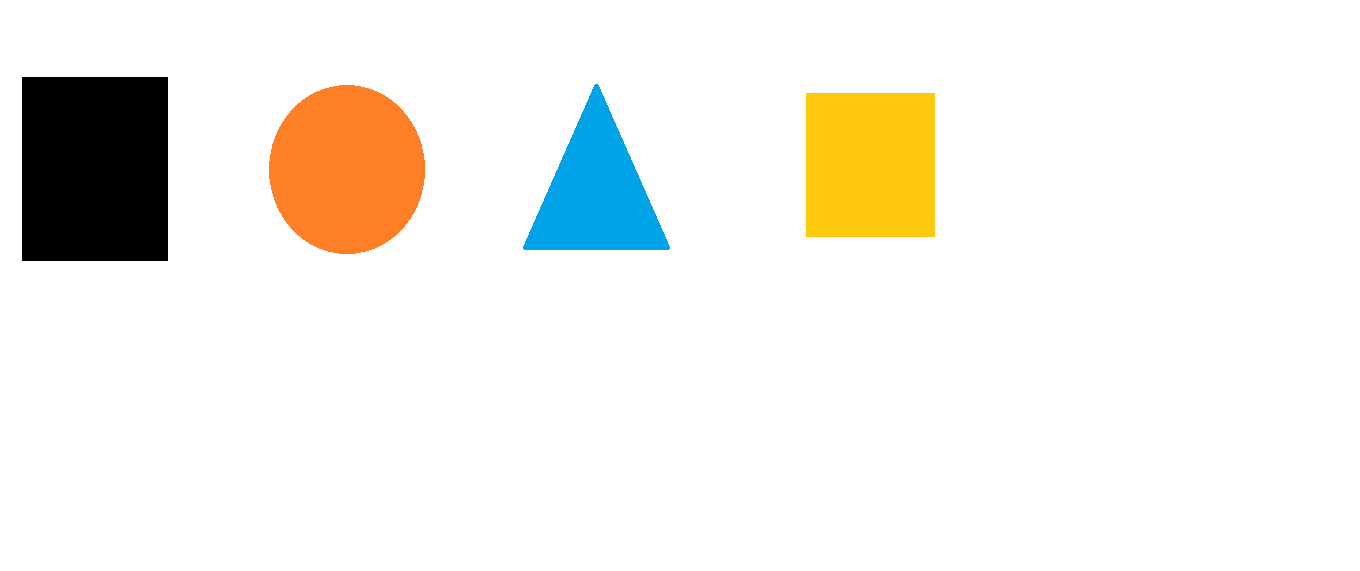
#> input picture Sorting_contours.png, 1360 x 571 px
$ python Advanced_contour_sorting.py   (older library calls are emulated)
#> lines starting #> are read from the running program, lines starting #| are printed output that depends on the picture; after the words box and inside, x2 and y2 are one past the last pixel; in counts of white or black regions, pixels touching at a corner belong together
import cv2
import numpy as np


def x_cord_contour(cnts):
    # returns the x-coordinate of contour centroid
    if cv2.contourArea(cnts) > 10:
        M = cv2.moments(cnts)
        return int(M["m00"]/M["m10"])


def label_contour(img, c, i):
    M = cv2.moments(c)
    cx = int(M["m10"]/M["m00"])
    cy = int(M["m01"]/M["m00"])
    cv2.circle(img, (cx, cy), 10, (0, 0, 255), -1)
    return img


img = cv2.imread("Sorting_contours.png")
#> img is the input picture: shape (571, 1360, 3); mean B, G, R 234.3, 240, 242
# cv2.imshow("Original image", img)
original_image = img.copy()

gray = cv2.cvtColor(img, cv2.COLOR_BGR2GRAY)

edged = cv2.Canny(gray, 50, 200)
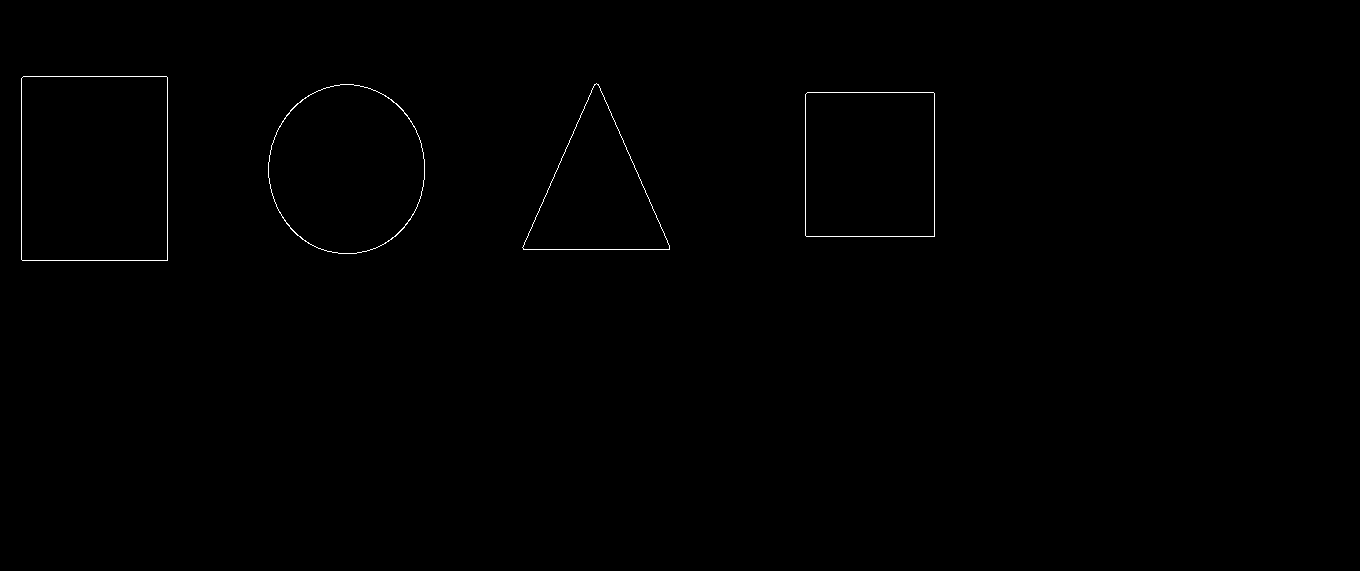
#> edged: shape (571, 1360); 0.28% white in thin lines or dots, all inside (x1, y1, x2, y2) = (21, 76, 935, 261)

(hierarchy, cnts, _) = cv2.findContours(edged.copy(), cv2.RETR_EXTERNAL, cv2.CHAIN_APPROX_NONE)
#> cnts = 4 contours; box (x1, y1, x2, y2) and area: (21, 76, 168, 261) 26861, (268, 84, 425, 254) 20723, (805, 92, 935, 237) 18573, (522, 83, 670, 250) 12610
# print("Number of contours found: "+str(len(cnts)))

cv2.drawContours(img, cnts, -1, (0, 255, 0), 3)
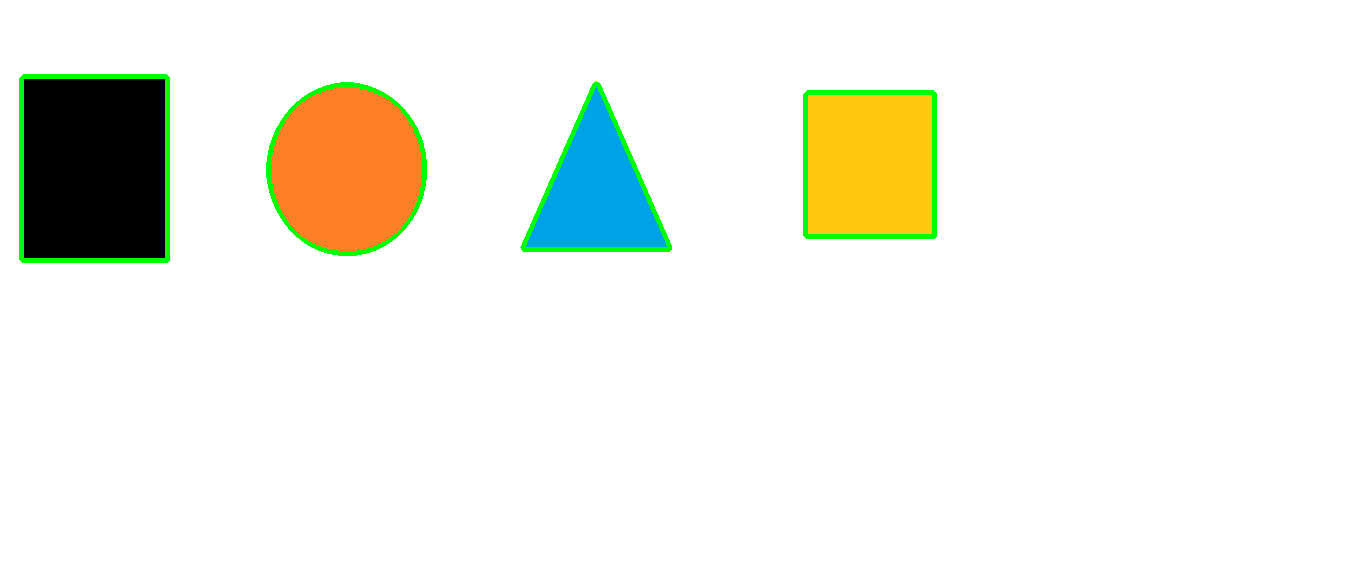
#> img: shape (571, 1360, 3); 1.38% of pixels changed, all inside (x1, y1, x2, y2) = (19, 74, 937, 263)

cv2.waitKey(0)

for i, c in enumerate(cnts):
    orig = label_contour(img, c, i)
#> this loop made 4 passes
#> (cx in label_contour, cy in label_contour) on passes 1 to 4: (869, 164), (346, 168), (595, 192), (94, 168)
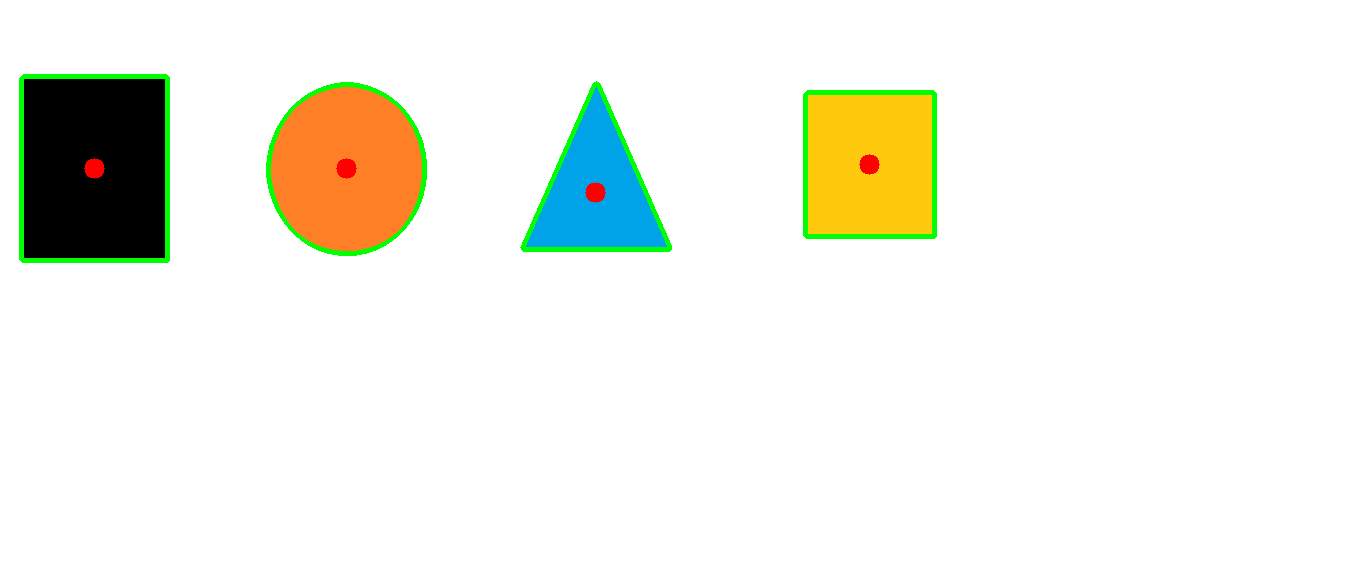
#> img: shape (571, 1360, 3); 0.16% of pixels changed, all inside (x1, y1, x2, y2) = (84, 154, 880, 203)

cv2.imshow("Contour Centers", img)
cv2.waitKey(0)

contours_left_to_right = sorted(cnts, key=x_cord_contour, reverse=False)
#> in x_cord_contour, `M = cv2.moments(cnts)`: M = moments, m00 18573, centre m10/m00, m01/m00 = (869.5, 164)
#> contours_left_to_right has the same summary as cnts

for i, c in enumerate(contours_left_to_right):
    cv2.drawContours(original_image, [c], -1, (0, 0, 255), 3)
    M = cv2.moments(c)
    cx = int(M["m10"] / M["m00"])
    cy = int(M["m01"] / M["m00"])
    cv2.putText(original_image, str(i+1), (cx, cy), cv2.FONT_HERSHEY_COMPLEX, 1, (0, 255, 0), 2)
    cv2.imshow("Left to Right", original_image)
    cv2.waitKey(0)
    (x, y, w, h) = cv2.boundingRect(c)

    cropped_contour = original_image[y:y+w, x:x+h]
    image_name = "Output Shape Number " + str(i+1) + ".jpeg"
    print(image_name)
    cv2.imwrite(image_name, cropped_contour)
#> this loop made 4 passes
#> (cx, cy, x, y, w, h, image_name) on passes 1 to 4: (869, 164, 805, 92, 130, 145, 'Output Shape Number 1.jpeg'), (346, 168, 268, 84, 157, 170, 'Output Shape Number 2.jpeg'), (595, 192, 522, 83, 148, 167, 'Output Shape Number 3.jpeg'), (94, 168, 21, 76, 147, 185, 'Output Shape Number 4.jpeg')
#| Output Shape Number 1.jpeg
#| Output Shape Number 2.jpeg
#| Output Shape Number 3.jpeg
#| Output Shape Number 4.jpeg
#> pass 1, `cv2.imshow("Left to Right", original_image)`:
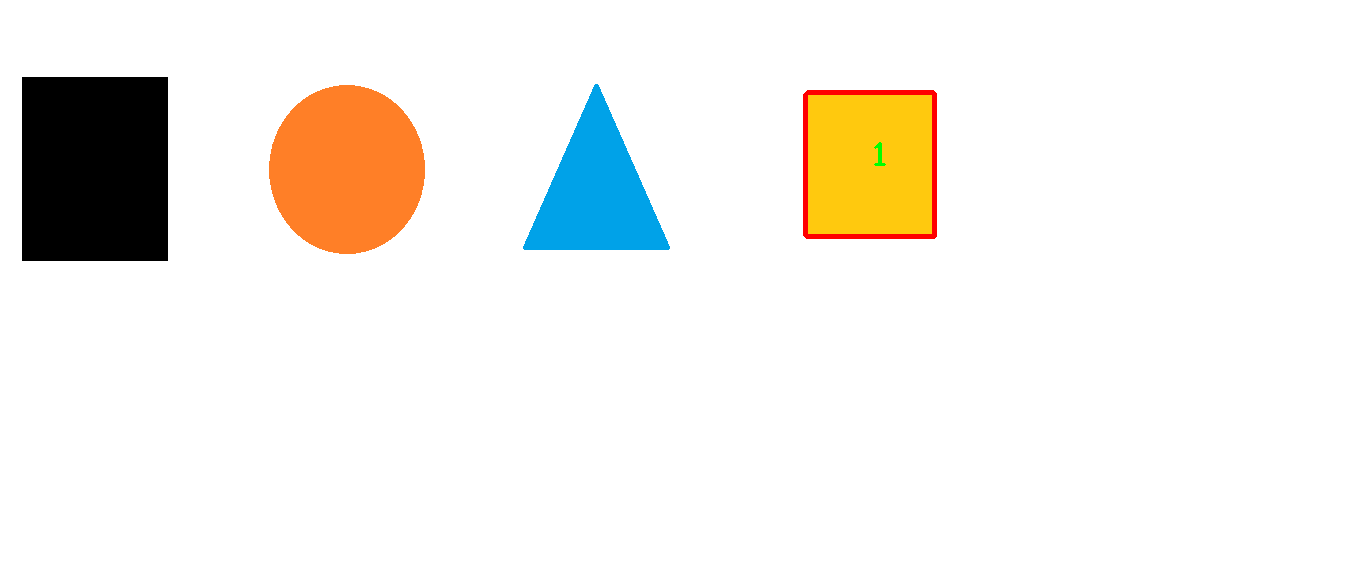
#> window 'Left to Right': shape (571, 1360, 3); mean B, G, R 233.8, 239.2, 242
#> pass 1, `cropped_contour = original_image[y:y+w, x:x+h]`:
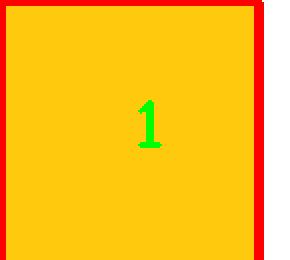
#> cropped_contour: shape (130, 145, 3) (shown 2 times larger); mean B, G, R 34.5, 191.2, 253.3
#> pass 2, `cropped_contour = original_image[y:y+w, x:x+h]`:
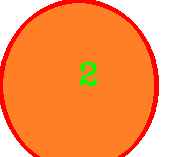
#> cropped_contour: shape (157, 170, 3); mean B, G, R 83.1, 147.3, 253
#> after the loop:
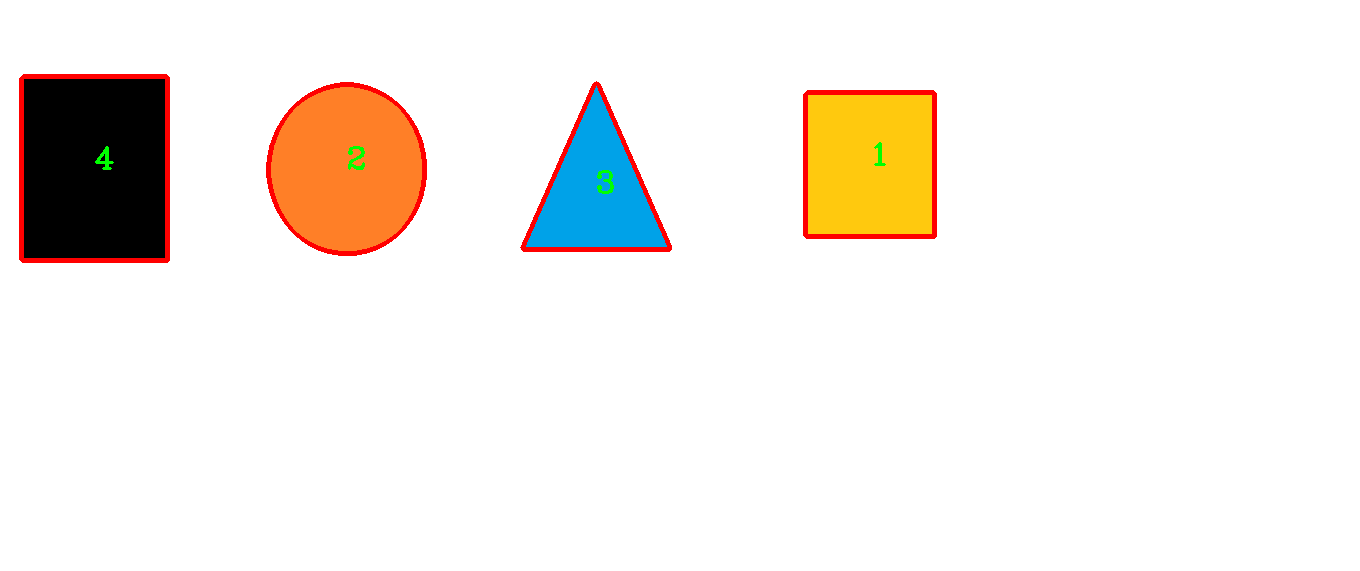
#> original_image: shape (571, 1360, 3); 1.47% of pixels changed, all inside (x1, y1, x2, y2) = (19, 74, 937, 263)

cv2.destroyAllWindows()
